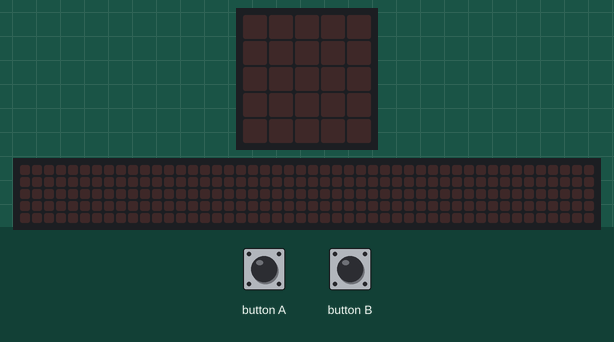
A program run on a simulated BBC micro:bit (MakeCode). Parts: the board's 5×5 LED display, a strip that is not on the board, showing the scrolling text unrolled. Inputs (shaded band) come from the test bench. Random numbers come from a fixed seed; the 48×5 strip is a reading aid, not a part: it shows the text the display is scrolling, unrolled, one strip-width of it at a time.

Above: at 1.2 s.
1.3 s: button B pressed for 0.15 s
At 1.65 s:
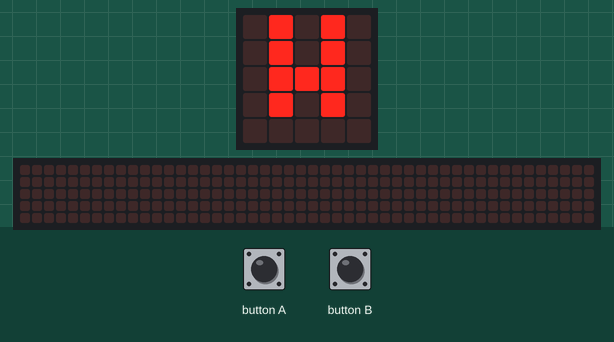
4.3 s: button A pressed for 0.15 s
At 5.1 s:
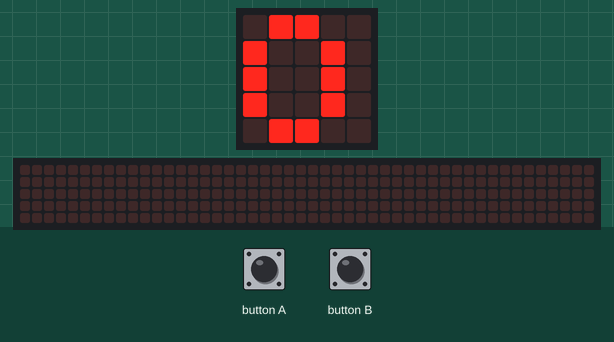
7.2 s: button B pressed for 0.15 s
At 10.22 s:
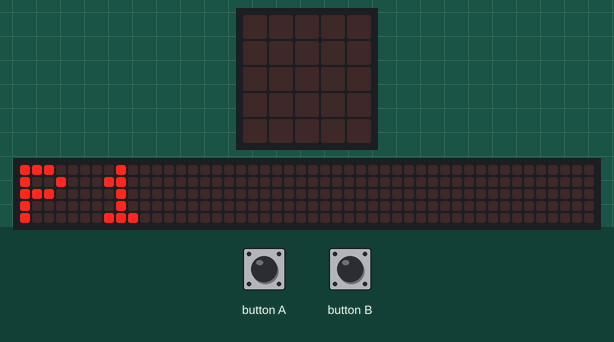
Timing chart, 0 to 11.7 s (numbered marks = the images above; inputs shaded):
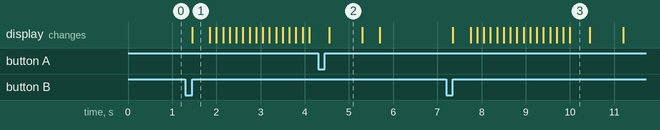

The program:

main.ts
```typescript
input.onButtonPressed(Button.A, function () {
    player_1 = randint(0, 1)
    if (coin_1 == 0) {
        basic.showLeds(`
            . # . # .
            . # . # .
            . # # # .
            . # . # .
            . . . . .
            `)
        basic.clearScreen()
    } else {
        basic.showLeds(`
            # # # # #
            . . # . .
            . . # . .
            . . # . .
            . . . . .
            `)
        basic.clearScreen()
    }
})
input.onButtonPressed(Button.B, function () {
    player_1 = randint(0, 1)
    if (coin_2 == 0) {
        basic.showLeds(`
            . # . # .
            . # . # .
            . # # # .
            . # . # .
            . . . . .
            `)
        basic.clearScreen()
    } else {
        basic.showLeds(`
            # # # # #
            . . # . .
            . . # . .
            . . # . .
            . . . . .
            `)
        basic.clearScreen()
    }
    if (coin_1 == coin_2 && coin_1 == coin_2) {
        player_1 += 1
        basic.showString("P1")
        basic.showString("" + (player_1))
        basic.clearScreen()
    } else {
        player_2 += 1
        basic.showString("p2")
        basic.showString("" + (player_1))
        basic.clearScreen()
    }
})
let player_1 = 0
let coin_2 = 0
let coin_1 = 0
coin_1 = 0
coin_2 = 0
player_1 = 0
let player_2 = 0
```

Measured:
- after the input at 1.3 s, the display: changes after 0.15 s (image 1)
- after the input at 7.2 s, the display: first changes after 0.15 s (image 3 shows a later state)
- what the display in image 1 shows lasts 0.4 s, from 1.5 s to 1.9 s
- what the display in image 2 shows lasts 0.7 s, from 4.6 s to 5.3 s
